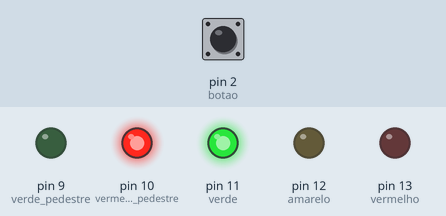
Simulated run of this sketch. Board: Arduino Uno, built with avr-gcc and run on an emulated ATmega328P. Parts: output pins drawn as LEDs (lit = HIGH). The test bench sets the inputs (shaded band); at power-on: pin 2 (botao) LOW.

Above: at 1.2 s.
1.3 s: pin 2 (botao) pulled HIGH for 0.15 s
At 1.6 s:
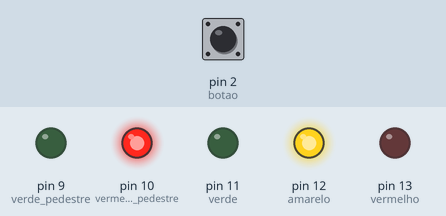
7.4 s: pin 2 (botao) pulled HIGH for 3.2 s
At 7.4 s:
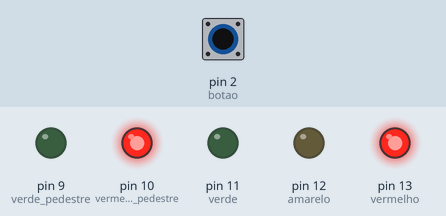
At 11.6 s:
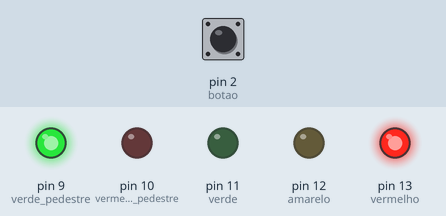
Timing chart, 0 to 18.1 s (numbered marks = the images above; inputs shaded):
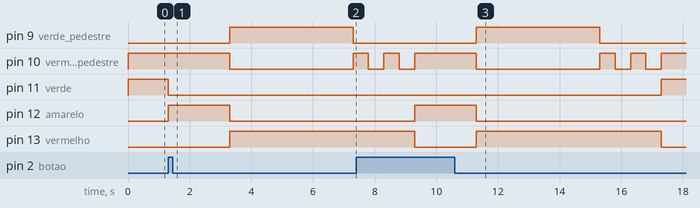

Measured:
- after the input at 1.3 s, pin 9 (verde_pedestre): LOW → HIGH after 2.0 s, → LOW 4.0 s later; pin 10 (vermelho_pedestre): HIGH → LOW after 2.0 s, → HIGH 4.0 s later; pin 11 (verde): HIGH → LOW at once; pin 12 (amarelo): LOW → HIGH at once, → LOW 2.0 s later; pin 13 (vermelho): LOW → HIGH after 2.0 s
- after the input at 7.4 s, pin 9 (verde_pedestre): LOW → HIGH after 3.9 s, → LOW 4.0 s later; pin 11 (verde): LOW → HIGH after 9.9 s instead of 1.9 s; pin 12 (amarelo): LOW → HIGH after 1.9 s, → LOW 2.0 s later

The sketch:

sketch_aug18a.ino
```cpp
int buttonState = 0;

void setup()
{
  pinMode(13, OUTPUT); //vermelho
  pinMode(12, OUTPUT); //amarelo
  pinMode(11, OUTPUT); //verde
  pinMode(10, OUTPUT); //vermelho pedestre
  pinMode(9, OUTPUT); //verde pedestre
  pinMode(2, INPUT); //botao
}

void loop()
{
 buttonState = digitalRead(2);
 digitalWrite (11, HIGH); //VERDE ACENDE
 digitalWrite (10, HIGH); // VERMELHO PEDESTRE ACENDE

 if(buttonState == HIGH){
  digitalWrite(11, LOW); // VERMELHO APAGA
  digitalWrite(12, HIGH); // AMARELO ACENDE
  delay(2000); //ESPERA2 SEGUNDOS
  digitalWrite(12, LOW); //AMARELO APAGA
  digitalWrite(13, HIGH); //VEMELHO ACENDE
  digitalWrite(10,LOW);
  digitalWrite(9, HIGH); //VERDE DO PEDESTRE ACENDE
  delay(4000); //ESPERA 4 SEGUNDOS
  digitalWrite(9,LOW); // APAGA O VERDE PEDESTRE
  digitalWrite(10,HIGH); //ACENDE VERMELHO PEDESTRE
  delay(500); // ESPERA 0,5 SEGUNDOS
  digitalWrite(10,LOW);//APAGA VERMELHO PEDESTRE
  delay(500); // ESPERA 0,5 SEGUNDOS
  digitalWrite(10,HIGH); // ACENDE VERMELHO PEDESTRE
  delay(500); // ESPERA 0,5 SEGUNDOS
  digitalWrite(10,LOW); //APAGA VERMELHO PEDESTRE
  delay(500); // AESPERA 0,5 SEGUNDOS
  digitalWrite(10, HIGH); //ACENDE VERMELHO PEDESTRE
  digitalWrite(13, LOW); //APAGA VERMELHO
  digitalWrite(11,HIGH); // ACENDE VERDE

  }
  else{
    //
  }
}
```
